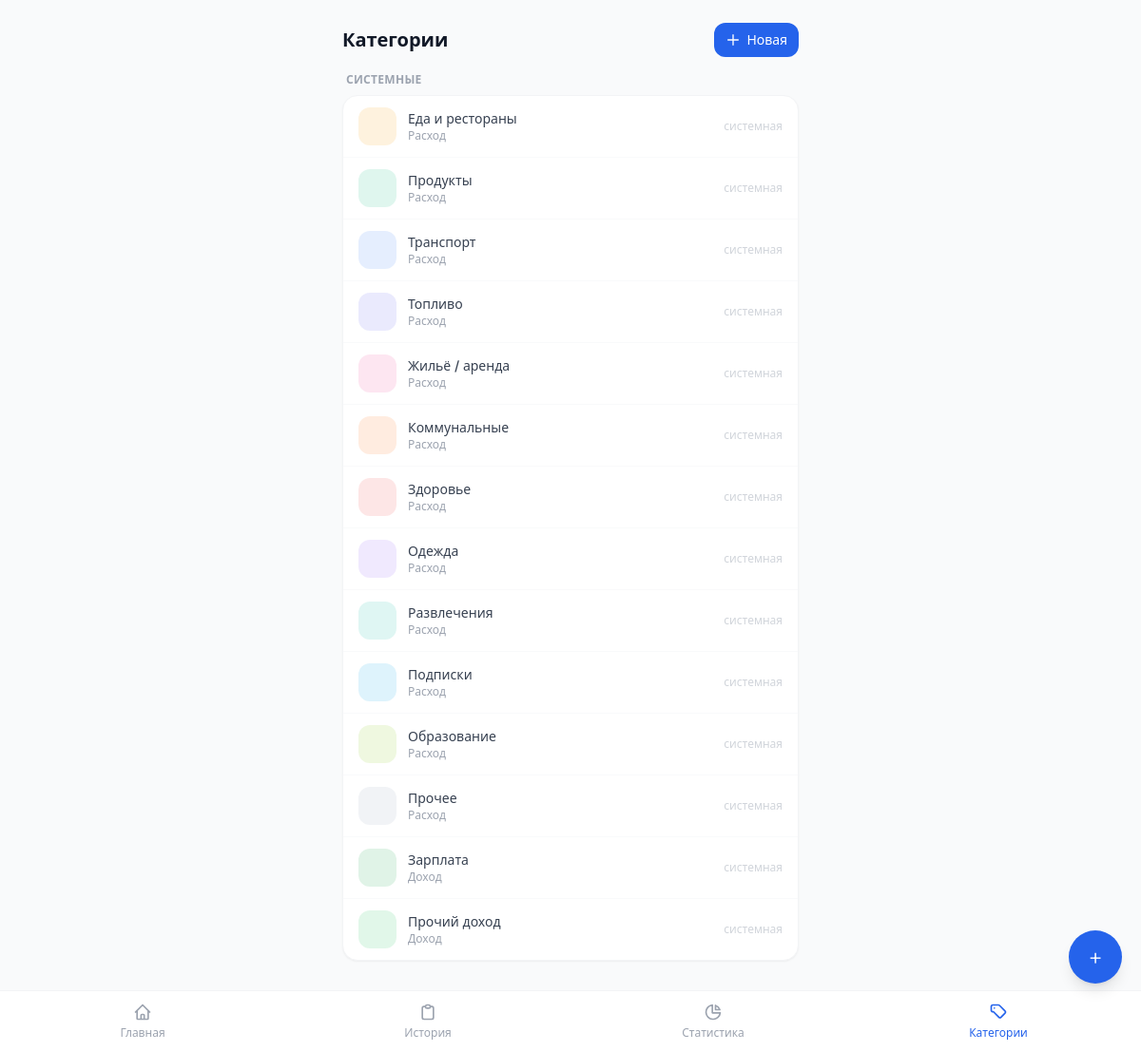
Page /categories/ (signed in) on the committed database.
### tracker/models.py (models this page shows, shortened)
class Category(models.Model):
    TRANSACTION_TYPE_CHOICES = [
        ('expense', 'Расход'),
        ('income', 'Доход'),
        ('both', 'Оба'),
    ]
    user = models.ForeignKey(
        User, on_delete=models.CASCADE, null=True, blank=True, related_name='categories'
    )
    name = models.CharField(max_length=100)
    icon = models.CharField(max_length=50, default='box')
    color = models.CharField(max_length=7, default='#94a3b8')
    transaction_type = models.CharField(
        max_length=10, choices=TRANSACTION_TYPE_CHOICES, default='expense'
    )
    is_hidden = models.BooleanField(default=False)
    order = models.IntegerField(default=0)
    class Meta:
        ordering = ['order', 'name']
        indexes = [
            models.Index(fields=['user']),
            models.Index(fields=['user', 'is_hidden']),
        ]
        verbose_name = 'Категория'
        verbose_name_plural = 'Категории'

### tracker/views.py (the view)
# urls.py: path('categories/', views.CategoryListView.as_view(), name='categories'),
class CategoryListView(LoginRequiredMixin, View):
    template_name = 'tracker/categories/list.html'
    def get(self, request):
        user = request.user
        user_categories = Category.objects.filter(user=user)
        system_categories = Category.objects.filter(user__isnull=True)
        return render(request, self.template_name, {
            'user_categories': user_categories,
            'system_categories': system_categories,
        })

### tracker/templatetags/tracker_tags.py (called while the page is built)
@register.simple_tag
def cat_icon(icon, color, size="text-xl"):
    if icon and all(ord(c) < 128 for c in icon):
        return format_html(
            '<i class="ti ti-{} {}" style="color:{}"></i>',
            icon, size, color
        )
    return format_html('<span>{}</span>', icon or '📦')

### tracker/templates/tracker/categories/list.html (shortened to what this page needs)
{% extends "tracker/base.html" %}
{% load tracker_tags %}
{% block content %}
<div class="page-body max-w-lg mx-auto">
  <div class="px-4 pt-6 pb-4 flex items-center justify-between">
    <h1 class="text-xl font-bold text-gray-900">Категории</h1>
    <a href="{% url 'category_add' %}"
       class="flex items-center gap-1.5 px-3 py-2 rounded-xl bg-primary text-white text-sm font-medium
              hover:bg-blue-700 transition-colors press-scale">
      <svg class="w-4 h-4" fill="none" stroke="currentColor" stroke-width="2" viewBox="0 0 24 24">
        <path stroke-linecap="round" stroke-linejoin="round" d="M12 4v16m8-8H4" />
      </svg>
      Новая
    </a>
  </div>
  <div class="mx-4 mb-4">
    <h2 class="text-xs font-semibold text-gray-400 uppercase tracking-wide mb-2 px-1">Системные</h2>
    <div class="bg-white rounded-2xl shadow-sm border border-gray-100 divide-y divide-gray-50">
      {% for cat in system_categories %}
      <div class="flex items-center gap-3 px-4 py-3 first:rounded-t-2xl last:rounded-b-2xl">
        <div class="w-10 h-10 rounded-xl flex items-center justify-center"
             style="background-color: {{ cat.color }}22;">
        </div>
        <div class="flex-1">
          <p class="text-sm font-medium text-gray-700">{{ cat.name }}</p>
          <p class="text-xs text-gray-400">{{ cat.get_transaction_type_display }}</p>
        </div>
        <span class="text-xs text-gray-300">системная</span>
      </div>
      {% endfor %}
    </div>
  </div>
</div>
{% endblock %}

### tracker/templates/tracker/base.html (style rules this page uses)
* { -webkit-font-smoothing: antialiased; }
.page-body { padding-bottom: 80px; }
h1, h2, h3 { text-wrap: balance; }
p { text-wrap: pretty; }

### rows in the picture
Category: name "Еда и рестораны", transaction_type "Расход"
Category: name "Продукты", transaction_type "Расход"
Category: name "Транспорт", transaction_type "Расход"
Category: name "Топливо", transaction_type "Расход"
Category: name "Жильё / аренда", transaction_type "Расход"
Category: name "Коммунальные", transaction_type "Расход"
Category: name "Здоровье", transaction_type "Расход"
Category: name "Одежда", transaction_type "Расход"
Category: name "Развлечения", transaction_type "Расход"
Category: name "Подписки", transaction_type "Расход"
Category: name "Образование", transaction_type "Расход"
Category: name "Прочее", transaction_type "Расход"
Category: name "Зарплата", transaction_type "Доход"
Category: name "Прочий доход", transaction_type "Доход"
